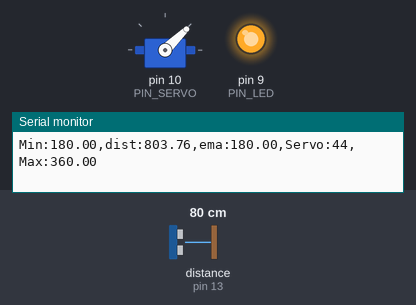
A sketch run on a simulated Arduino Uno, built with avr-gcc and run on an emulated ATmega328P. Parts: servo, output pins drawn as LEDs (lit = HIGH), the last lines printed to the serial monitor. Wiring (inferred from the names in the program): ultrasonic range finder: trigger pin 12; echo pin 13. The test bench sets the inputs (shaded band); at power-on: distance to the obstacle (sensor on pin 13) 80 cm. The echo pulse lasts 58.3 µs per cm; pins used as bus, display or sensor lines are not drawn.

Above: at 1.2 s.
1.3 s: distance to the obstacle (sensor on pin 13) set to 41 cm
2.8 s: distance to the obstacle (sensor on pin 13) set to 36 cm
At 4.2 s:
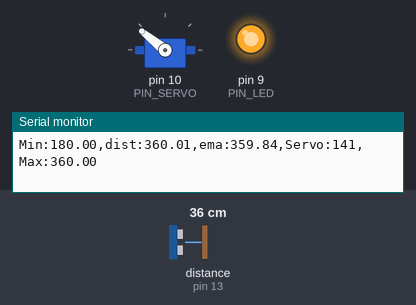
4.6 s: distance to the obstacle (sensor on pin 13) set to 35 cm
At 5.4 s:
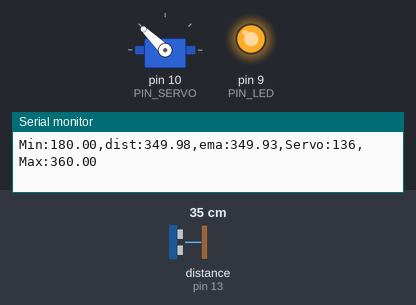
Timing chart, 0 to 7.6 s (numbered marks = the images above; inputs shaded):
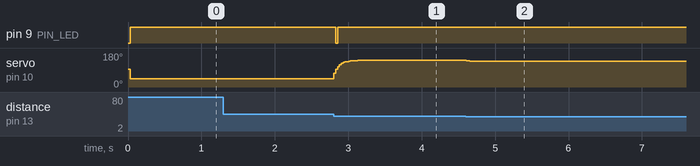

Measured:
- the behaviour switches between 37 and 36 cm on distance to the obstacle (sensor on pin 13) (found by bisection; images 0 and 1)
- after the input at 2.8 s, pin 9 (PIN_LED): HIGH → LOW at once, → HIGH 0.03 s later; servo on pin 10 (PIN_SERVO): moves from 44° to 141° over 0.32 s, starting at once
- after the input at 4.6 s, servo on pin 10 (PIN_SERVO): 141° → 137° at once, → 136° 0.12 s later

The sketch:

11_example_1.ino
```cpp
#include <Servo.h>

// Arduino pin assignment
#define PIN_LED   9   // LED active-low
#define PIN_TRIG  12  // sonar sensor TRIGGER
#define PIN_ECHO  13  // sonar sensor ECHO
#define PIN_SERVO 10  // servo motor

// configurable parameters for sonar
#define SND_VEL 346.0     // sound velocity at 24 celsius degree (unit: m/sec)
#define INTERVAL 25      // sampling interval (unit: msec)
#define PULSE_DURATION 10 // ultra-sound Pulse Duration (unit: usec)
#define _DIST_MIN 180.0   // minimum distance to be measured (unit: mm)
#define _DIST_MAX 360.0   // maximum distance to be measured (unit: mm)

#define TIMEOUT ((INTERVAL / 2) * 1000.0) // maximum echo waiting time (unit: usec)
#define SCALE (0.001 * 0.5 * SND_VEL) // coefficent to convert duration to distance

#define _EMA_ALPHA 0.3    // EMA weight of new sample (range: 0 to 1)
                          // Setting EMA to 1 effectively disables EMA filter.

// Target Distance
#define _TARGET_LOW  250.0
#define _TARGET_HIGH 290.0

// duty duration for myservo.writeMicroseconds()
// NEEDS TUNING (servo by servo)

#define _DUTY_MIN 1000 // servo full clockwise position (0 degree)
#define _DUTY_NEU 1500 // servo neutral position (90 degree)
#define _DUTY_MAX 2000 // servo full counterclockwise position (180 degree)

// global variables
float  dist_ema, dist_prev = _DIST_MAX; // unit: mm
unsigned long last_sampling_time=0;       // unit: ms

Servo myservo;

static inline int degToDuty(int deg) {
  deg=constrain(deg,0,180);
  long duty=map(deg,0,180,_DUTY_MIN,_DUTY_MAX);
  return (int)duty;
}

float USS_measure(int TRIG, int ECHO) {
  digitalWrite(TRIG, HIGH);
  delayMicroseconds(PULSE_DURATION);
  digitalWrite(TRIG, LOW);
  unsigned long dur=pulseIn(ECHO, HIGH, (unsigned long)TIMEOUT);
  return dur*SCALE;
}

void setup() {
  // initialize GPIO pins
  pinMode(PIN_LED, OUTPUT);
  pinMode(PIN_TRIG, OUTPUT);    // sonar TRIGGER
  pinMode(PIN_ECHO, INPUT);     // sonar ECHO
  digitalWrite(PIN_TRIG, LOW);  // turn-off Sonar

  myservo.attach(PIN_SERVO);
  myservo.writeMicroseconds(_DUTY_NEU);

  // initialize USS related variables
  dist_prev = _DIST_MIN;
  dist_ema  = dist_prev;
  last_sampling_time = millis();

  // initialize serial port
  Serial.begin(57600);
}

void loop() {
  float  dist_raw, dist_filtered;

  // wait until next sampling time.
  // millis() returns the number of milliseconds since the program started.
  // will overflow after 50 days.
  if (millis() < last_sampling_time + INTERVAL)
    return;
  last_sampling_time+=INTERVAL;

  // get a distance reading from the USS
  dist_raw = USS_measure(PIN_TRIG, PIN_ECHO);

  // the range filter
  if ((dist_raw==0.0)||(dist_raw>_DIST_MAX)||(dist_raw<_DIST_MIN)) {
    dist_filtered=dist_prev;
  } else {
    dist_filtered=dist_raw;
    dist_prev=dist_raw;
  }


  // Modify the below line to implement the EMA equation
  static bool ema_init=false;
  if (!ema_init) {
    dist_ema=dist_filtered;
    ema_init=true;
  } else {
    dist_ema=_EMA_ALPHA*dist_filtered+(1.0f-_EMA_ALPHA)*dist_ema;
  }

  int angle_deg;
  if (dist_ema<=_DIST_MIN) angle_deg=0;
  else if (dist_ema>=_DIST_MAX) angle_deg=180;
  else {
    angle_deg=(int)round((dist_ema-_DIST_MIN)*180.0/(_DIST_MAX-_DIST_MIN));
  }

  myservo.writeMicroseconds(degToDuty(angle_deg));

  const int TOL=5;
  if (abs(angle_deg-90)<=TOL) digitalWrite(PIN_LED, LOW);
  else digitalWrite(PIN_LED, HIGH);


  // output the distance to the serial port
  Serial.print("Min:");    Serial.print(_DIST_MIN);
  Serial.print(",dist:");  Serial.print(dist_raw);
  Serial.print(",ema:");   Serial.print(dist_ema);
  Serial.print(",Servo:"); Serial.print(myservo.read());
  Serial.print(",Max:");   Serial.print(_DIST_MAX);
  Serial.println("");
}
```
